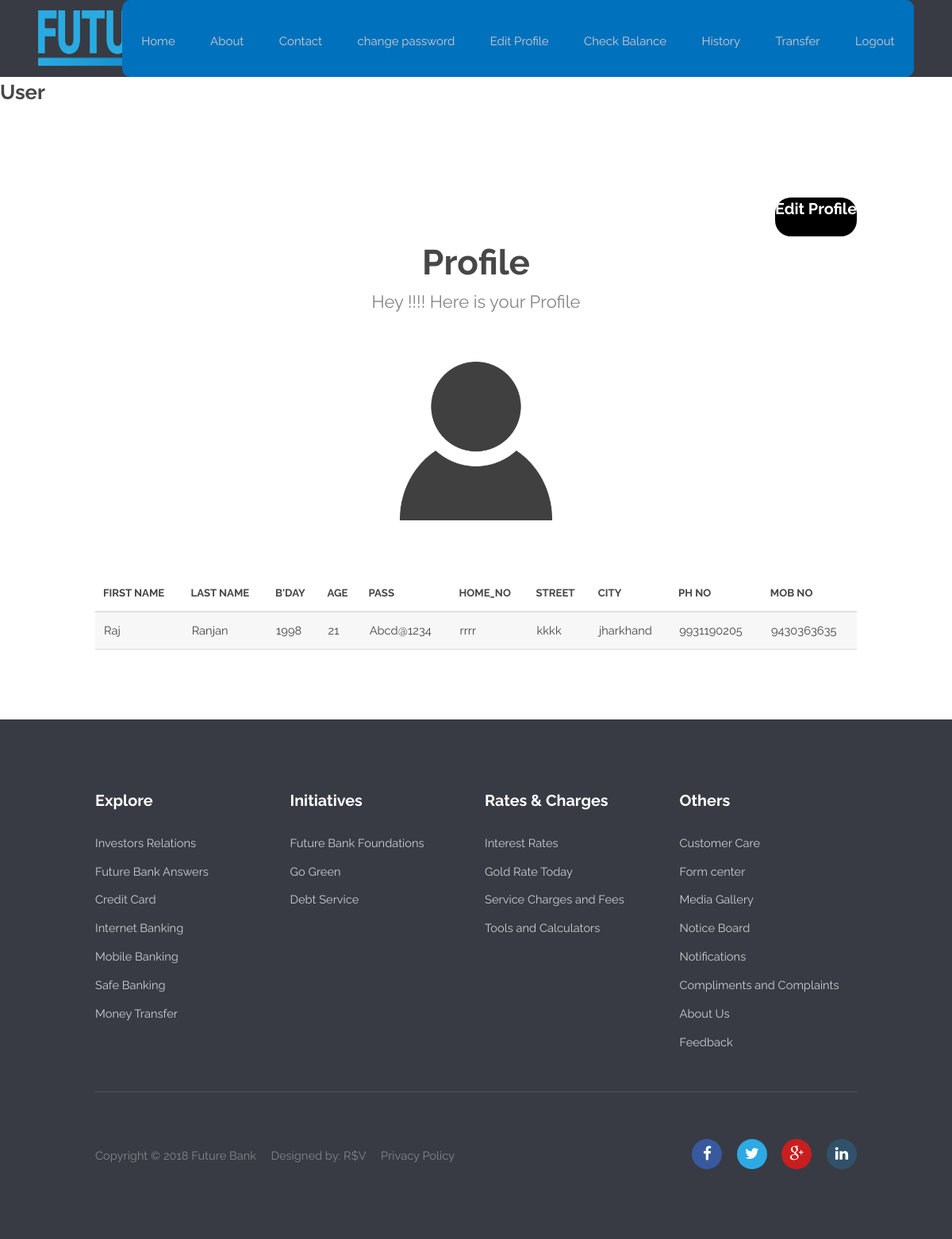
Screenshot of /pro.php (signed in) with the database file from the repository.
### tables this page shows
CREATE TABLE IF NOT EXISTS `customer_details` (
  `cust_id` int(11) NOT NULL AUTO_INCREMENT,
  `first_name` text NOT NULL,
  `Last_name` text NOT NULL,
  `email` text NOT NULL,
  `birthdate` text NOT NULL,
  `age` text NOT NULL,
  `password` text NOT NULL,
  `home_no` text NOT NULL,
  `street` text NOT NULL,
  `city` text NOT NULL,
  `ph_no` text NOT NULL,
  `mob_no` text NOT NULL,
  PRIMARY KEY (`cust_id`)
);

### pro.php (the view, shortened to what this page needs)
<!DOCTYPE html>
<html lang="en">
	<head>
	</head>
<body>
		<?php include('navbar.php') ?>
        <h2>User</h2>
			<section id="main" class="wrapper">
				<div class="container">
					<header class="major">
                    <div style="background:black; display:inline-block; border-radius:20px; float:right;"><h3 style="color:white;"><a href="update.php">Edit Profile</a></h3></div>
						<h2>Profile</h2>
						<p>Hey !!!! Here is your Profile</p>
					</header>
<div class="card" align="center">
  <img src="images/person.png" alt="person" style="width:20%">
</div>
  <?php
                    $query="SELECT * FROM customer_details WHERE first_name='".$_SESSION['user']['first_name']."'";
					$exec=mysqli_query($connect,$query) or die(mysqli_error($connect));
	$row=mysqli_fetch_array($exec);
	?>
    <table align='center' cellpadding="5" border="7" cellspacing="0" style="background-color:#grey">
      <thead>
         <tr>
           <th>FIRST NAME</th>
           <th>LAST NAME</th>
           <th>B'DAY</th>
           <th>AGE</th>
           <th>PASS</th>
           <th>HOME_NO</th>
		   <th>STREET</th>
           <th>CITY</th>
           <th>PH NO</th>
           <th>MOB NO</th>
           </tr>
        </thead>
        <tbody>
       <tr>
         <td><?php echo $row['first_name'] ?> </td><br>
          <td><?php echo $row['Last_name'] ?> </td><br>
           <td><?php echo $row['birthdate'] ?> </td><br>
           <td><?php echo $row['age'] ?> </td>
           <td><?php echo $row['password'] ?> </td>
           <td><?php echo $row['home_no'] ?> </td>
           <td><?php echo $row['street'] ?> </td>
           <td><?php echo $row['city'] ?> </td>
           <td><?php echo $row['ph_no'] ?> </td>
           <td><?php echo $row['mob_no'] ?> </td>
	    </tr>
        </tbody></table>
			</div>
			</section>
			<?php include('footer.php'); ?>
	</body>
</html>

### css/style.css (style rules this page uses)
body { background: #fff; }
body, input, select, textarea { color: #444; font-family: "Raleway", Helvetica, sans-serif; font-size: 13pt; font-weight: 400; line-height: 1.65em; }
a { color: #383b43; text-decoration: none; }
p { margin: 0 0 2em 0; }
h1, h2, h3, h4, h5, h6 { color: #474747; font-weight: 700; line-height: 1em; margin: 0 0 1em 0; }
h1 a, h2 a, h3 a, h4 a, h5 a, h6 a { color: inherit; text-decoration: none; }
h2 { font-size: 1.75em; line-height: 1.5em; }
h3 { font-size: 1.35em; line-height: 1.5em; }
header p { color: #858585; position: relative; margin: 0 0 1.5em 0; }
header h2 + p { font-size: 1.25em; margin-top: -1em; line-height: 1.5em; }
header.major { text-align: center; margin-bottom: 4em; }
header.major h2 { font-size: 3em; margin-bottom: 0.5em; }
header.major p { font-size: 1.5em; }
table { margin: 0 0 2em 0; width: 100%; }
table tbody tr { border: solid 1px rgba(144, 144, 144, 0.25); border-left: 0; border-right: 0; }
table tbody tr:nth-child(2n + 1) { background-color: rgba(144, 144, 144, 0.075); }
table td { padding: 0.75em 0.75em; }
table th { color: #474747; font-size: 0.9em; font-weight: 700; padding: 0 0.75em 0.75em 0.75em; text-align: left; }
table thead { border-bottom: solid 2px rgba(144, 144, 144, 0.25); }
.wrapper { padding: 6em 0em 4em; }

### css/style-xlarge.css (style rules this page uses)
body, input, select, textarea { font-size: 11pt; }

### rows the page displays
customer_details: first_name "Raj", Last_name "Ranjan", birthdate "1998", age "21", password "Abcd@1234", home_no "rrrr", street "kkkk", city "jharkhand", ph_no "9931190205", mob_no "9430363635"
